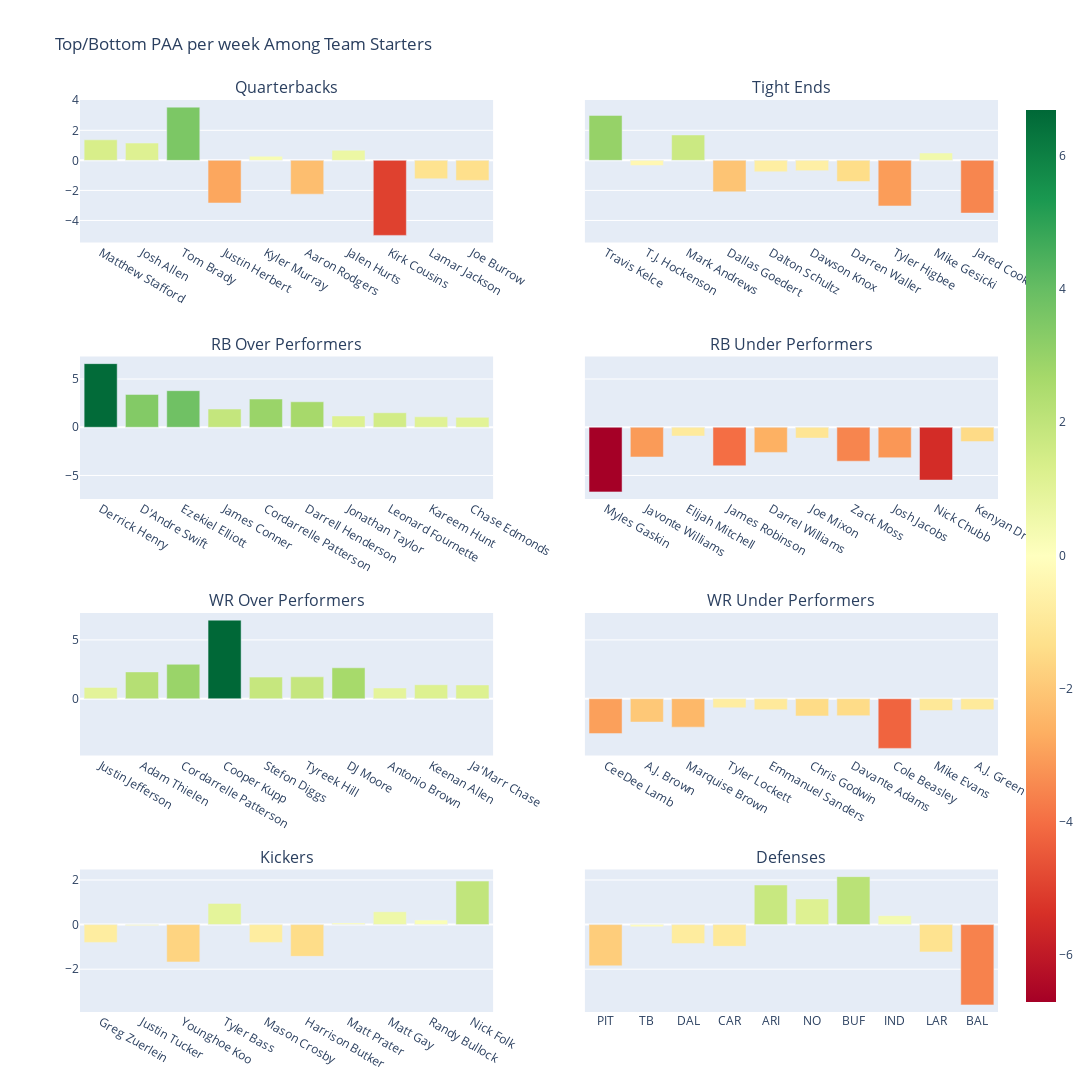

The notebook cell saved with this chart:
### Markdown cell above
We can see these team based points above average comparisons in the plot above. It is no surprise that Nahome has above average players at each of his WR positions and his FLEX positions. We can also see why Noah and Stians teams have been so strong, only Kirk Cousins is dragging Noah down whereas Stian's TE position is his main drag on production. Of course, Derrick Henry won't be much use to Noah for the rest of his year which will probably have a knockdown effect on the rest of his team. We can also visualize the most above average players. Note that these won't necessarily be the top performing players, which is a bit counterintuitive. If a WR is doing pretty good but is the WR1 on a team, they won't have as high of a PAA compared to a WR scoring 1 less point as that teams' WR2.

### Code cell
rostered_average_stars = {}
rostered_average_duds = {}

for position in FANTASY_POSITIONS:
    top_players = []
    bot_players = []

    for roster in rosters:
        for player in roster["expected_starters"]:
            if position == "FLEX":
                continue

            else:
                if position in player["fantasy_positions"]:
                    if len(top_players) < LIMIT:
                        top_players.append(
                            player
                        )
                    else:
                        p_points = player["PAA"]
                        paas = [p["PAA"] for p in top_players]
                        idx = paas.index(min(paas))
                        if p_points > paas[idx]:
                            top_players[idx] = player

                    if len(bot_players) < LIMIT:
                        bot_players.append(
                            player
                        )
                    else:
                        p_points = player["PAA"]
                        paas = [p["PAA"] for p in bot_players]
                        idx = paas.index(max(paas))
                        if p_points < paas[idx]:
                            bot_players[idx] = player

    rostered_average_stars[position] = top_players
    rostered_average_duds[position] = bot_players

names = [
    "Quarterbacks", "Tight Ends",
    "RB Over Performers", "RB Under Performers",
    "WR Over Performers", "WR Under Performers",
    "Kickers", "Defenses"
]

fig = make_subplots(rows=4, cols=2, shared_yaxes=True,
                    subplot_titles=names)

for i in range(4):
    current = list(rostered_average_stars.keys())[i]
    star_paa = [player["PAA"] /
                CURRENT_WEEK for player in rostered_average_stars[current]]
    star_name = [player["name"]
                 for player in rostered_average_stars[current]]
    dud_paa = [player["PAA"] /
               CURRENT_WEEK for player in rostered_average_duds[current]]
    dud_name = [player["name"]
                for player in rostered_average_duds[current]]

    if i == 3:
        fig.add_trace(
            go.Bar(y=star_paa,
                x=star_name,
                marker=dict(color=star_paa,
                            cmid=0,
                            coloraxis="coloraxis")),
            1, 2
        )
    else:
        fig.add_trace(
            go.Bar(y=star_paa,
                x=star_name,
                marker=dict(color=star_paa,
                            cmid=0,
                            coloraxis="coloraxis")),
            i+1, 1
        )

    if i == 0 or i == 3:
        continue

    fig.add_trace(
        go.Bar(y=dud_paa,
               x=dud_name,
               marker=dict(color=dud_paa,
                           cmid=0,
                           coloraxis="coloraxis")),
        i+1, 2
    )

k_paa = [player["PAA"] /
         CURRENT_WEEK for player in rostered_average_stars["K"]]
k_name = [player["name"]
          for player in rostered_average_stars["K"]]
def_paa = [player["PAA"] /
           CURRENT_WEEK for player in rostered_average_duds["DEF"]]
def_name = [player["name"]
            for player in rostered_average_duds["DEF"]]

fig.add_trace(
    go.Bar(y=k_paa,
           x=k_name,
           marker=dict(color=k_paa,
                       cmid=0,
                       coloraxis="coloraxis")),
    4, 1
)

fig.add_trace(
    go.Bar(y=def_paa,
           x=def_name,
           marker=dict(color=def_paa,
                       cmid=0,
                       coloraxis="coloraxis")),
    4, 2
)

fig.update_layout(coloraxis=dict(colorscale=px.colors.diverging.RdYlGn),
                  title="Top/Bottom PAA per week Among Team Starters",
                  showlegend=False,
                  height=2000, width=1500
                  )

fig.show()

### Figure 1 — Plotly figure (JSON) as saved in the notebook; plotly's stock layout.template omitted (floating-point values rounded to 4 significant figures)
{"data": [{"marker": {"cmid": 0, "color": [1.366, 1.154, 3.544, -2.836, 0.2735, -2.249, 0.676, -4.991, -1.229, -1.331], "coloraxis": "coloraxis"}, "type": "bar", "x": ["Matthew Stafford", "Josh Allen", "Tom Brady", "Justin Herbert", "Kyler Murray", "Aaron Rodgers", "Jalen Hurts", "Kirk Cousins", "Lamar Jackson", "Joe Burrow"], "xaxis": "x", "y": [1.366, 1.154, 3.544, -2.836, 0.2735, -2.249, 0.676, -4.991, -1.229, -1.331], "yaxis": "y"}, {"marker": {"cmid": 0, "color": [6.599, 3.404, 3.793, 1.888, 2.929, 2.641, 1.174, 1.504, 1.081, 1.026], "coloraxis": "coloraxis"}, "type": "bar", "x": ["Derrick Henry", "D'Andre Swift", "Ezekiel Elliott", "James Conner", "Cordarrelle Patterson", "Darrell Henderson", "Jonathan Taylor", "Leonard Fournette", "Kareem Hunt", "Chase Edmonds"], "xaxis": "x3", "y": [6.599, 3.404, 3.793, 1.888, 2.929, 2.641, 1.174, 1.504, 1.081, 1.026], "yaxis": "y3"}, {"marker": {"cmid": 0, "color": [-6.701, -3.084, -0.9117, -4.001, -2.609, -1.126, -3.521, -3.159, -5.476, -1.487], "coloraxis": "coloraxis"}, "type": "bar", "x": ["Myles Gaskin", "Javonte Williams", "Elijah Mitchell", "James Robinson", "Darrel Williams", "Joe Mixon", "Zack Moss", "Josh Jacobs", "Nick Chubb", "Kenyan Drake"], "xaxis": "x4", "y": [-6.701, -3.084, -0.9117, -4.001, -2.609, -1.126, -3.521, -3.159, -5.476, -1.487], "yaxis": "y4"}, {"marker": {"cmid": 0, "color": [0.9607, 2.281, 2.929, 6.684, 1.838, 1.859, 2.631, 0.9133, 1.188, 1.171], "coloraxis": "coloraxis"}, "type": "bar", "x": ["Justin Jefferson", "Adam Thielen", "Cordarrelle Patterson", "Cooper Kupp", "Stefon Diggs", "Tyreek Hill", "DJ Moore", "Antonio Brown", "Keenan Allen", "Ja'Marr Chase"], "xaxis": "x5", "y": [0.9607, 2.281, 2.929, 6.684, 1.838, 1.859, 2.631, 0.9133, 1.188, 1.171], "yaxis": "y5"}, {"marker": {"cmid": 0, "color": [-2.966, -1.984, -2.416, -0.7713, -0.9443, -1.466, -1.441, -4.221, -1.004, -0.9318], "coloraxis": "coloraxis"}, "type": "bar", "x": ["CeeDee Lamb", "A.J. Brown", "Marquise Brown", "Tyler Lockett", "Emmanuel Sanders", "Chris Godwin", "Davante Adams", "Cole Beasley", "Mike Evans", "A.J. Green"], "xaxis": "x6", "y": [-2.966, -1.984, -2.416, -0.7713, -0.9443, -1.466, -1.441, -4.221, -1.004, -0.9318], "yaxis": "y6"}, {"marker": {"cmid": 0, "color": [2.993, -0.3443, 1.693, -2.095, -0.7575, -0.6825, -1.407, -3.032, 0.4925, -3.507], "coloraxis": "coloraxis"}, "type": "bar", "x": ["Travis Kelce", "T.J. Hockenson", "Mark Andrews", "Dallas Goedert", "Dalton Schultz", "Dawson Knox", "Darren Waller", "Tyler Higbee", "Mike Gesicki", "Jared Cook"], "xaxis": "x2", "y": [2.993, -0.3443, 1.693, -2.095, -0.7575, -0.6825, -1.407, -3.032, 0.4925, -3.507], "yaxis": "y2"}, {"marker": {"cmid": 0, "color": [-0.8, -0.05, -1.675, 0.95, -0.8, -1.425, 0.075, 0.575, 0.2, 1.95], "coloraxis": "coloraxis"}, "type": "bar", "x": ["Greg Zuerlein", "Justin Tucker", "Younghoe Koo", "Tyler Bass", "Mason Crosby", "Harrison Butker", "Matt Prater", "Matt Gay", "Randy Bullock", "Nick Folk"], "xaxis": "x7", "y": [-0.8, -0.05, -1.675, 0.95, -0.8, -1.425, 0.075, 0.575, 0.2, 1.95], "yaxis": "y7"}, {"marker": {"cmid": 0, "color": [-1.85, -0.1, -0.85, -0.975, 1.775, 1.15, 2.15, 0.4, -1.225, -3.6], "coloraxis": "coloraxis"}, "type": "bar", "x": ["PIT", "TB", "DAL", "CAR", "ARI", "NO", "BUF", "IND", "LAR", "BAL"], "xaxis": "x8", "y": [-1.85, -0.1, -0.85, -0.975, 1.775, 1.15, 2.15, 0.4, -1.225, -3.6], "yaxis": "y8"}], "layout": {"annotations": [{"font": {"size": 16}, "showarrow": false, "text": "Quarterbacks", "x": 0.225, "xanchor": "center", "xref": "paper", "y": 1, "yanchor": "bottom", "yref": "paper"}, {"font": {"size": 16}, "showarrow": false, "text": "Tight Ends", "x": 0.775, "xanchor": "center", "xref": "paper", "y": 1, "yanchor": "bottom", "yref": "paper"}, {"font": {"size": 16}, "showarrow": false, "text": "RB Over Performers", "x": 0.225, "xanchor": "center", "xref": "paper", "y": 0.7188, "yanchor": "bottom", "yref": "paper"}, {"font": {"size": 16}, "showarrow": false, "text": "RB Under Performers", "x": 0.775, "xanchor": "center", "xref": "paper", "y": 0.7188, "yanchor": "bottom", "yref": "paper"}, {"font": {"size": 16}, "showarrow": false, "text": "WR Over Performers", "x": 0.225, "xanchor": "center", "xref": "paper", "y": 0.4375, "yanchor": "bottom", "yref": "paper"}, {"font": {"size": 16}, "showarrow": false, "text": "WR Under Performers", "x": 0.775, "xanchor": "center", "xref": "paper", "y": 0.4375, "yanchor": "bottom", "yref": "paper"}, {"font": {"size": 16}, "showarrow": false, "text": "Kickers", "x": 0.225, "xanchor": "center", "xref": "paper", "y": 0.1562, "yanchor": "bottom", "yref": "paper"}, {"font": {"size": 16}, "showarrow": false, "text": "Defenses", "x": 0.775, "xanchor": "center", "xref": "paper", "y": 0.1562, "yanchor": "bottom", "yref": "paper"}], "coloraxis": {"colorscale": [[0, "rgb(165,0,38)"], [0.1, "rgb(215,48,39)"], [0.2, "rgb(244,109,67)"], [0.3, "rgb(253,174,97)"], [0.4, "rgb(254,224,139)"], [0.5, "rgb(255,255,191)"], [0.6, "rgb(217,239,139)"], [0.7, "rgb(166,217,106)"], [0.8, "rgb(102,189,99)"], [0.9, "rgb(26,152,80)"], [1, "rgb(0,104,55)"]]}, "height": 2000, "showlegend": false, "title": {"text": "Top/Bottom PAA per week Among Team Starters"}, "width": 1500, "xaxis": {"anchor": "y", "domain": [0, 0.45]}, "xaxis2": {"anchor": "y2", "domain": [0.55, 1]}, "xaxis3": {"anchor": "y3", "domain": [0, 0.45]}, "xaxis4": {"anchor": "y4", "domain": [0.55, 1]}, "xaxis5": {"anchor": "y5", "domain": [0, 0.45]}, "xaxis6": {"anchor": "y6", "domain": [0.55, 1]}, "xaxis7": {"anchor": "y7", "domain": [0, 0.45]}, "xaxis8": {"anchor": "y8", "domain": [0.55, 1]}, "yaxis": {"anchor": "x", "domain": [0.8438, 1]}, "yaxis2": {"anchor": "x2", "domain": [0.8438, 1], "matches": "y", "showticklabels": false}, "yaxis3": {"anchor": "x3", "domain": [0.5625, 0.7188]}, "yaxis4": {"anchor": "x4", "domain": [0.5625, 0.7188], "matches": "y3", "showticklabels": false}, "yaxis5": {"anchor": "x5", "domain": [0.2812, 0.4375]}, "yaxis6": {"anchor": "x6", "domain": [0.2812, 0.4375], "matches": "y5", "showticklabels": false}, "yaxis7": {"anchor": "x7", "domain": [0, 0.1562]}, "yaxis8": {"anchor": "x8", "domain": [0, 0.1562], "matches": "y7", "showticklabels": false}}}
